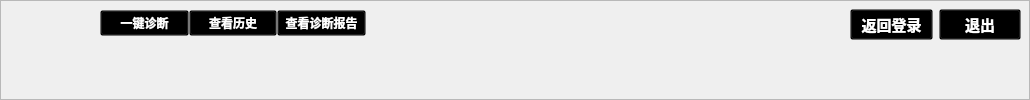
       <widget class="QFrame" name="frame">
        <property name="styleSheet">
         <string notr="true">#frame{
	border-top-left-radius:22px;
	border-top-right-radius:22px;
	background-color:rgb(38,45,75);
}</string>
        </property>
        <property name="frameShape">
         <enum>QFrame::StyledPanel</enum>
        </property>
        <property name="frameShadow">
         <enum>QFrame::Raised</enum>
        </property>
        <widget class="QLabel" name="label">
         <property name="geometry">
          <rect>
           <x>10</x>
           <y>-20</y>
           <width>81</width>
           <height>91</height>
          </rect>
         </property>
         <property name="text">
          <string/>
         </property>
         <property name="pixmap">
          <pixmap>../icons/logo.png</pixmap>
         </property>
         <property name="scaledContents">
          <bool>true</bool>
         </property>
        </widget>
        <widget class="QWidget" name="layoutWidget">
         <property name="geometry">
          <rect>
           <x>100</x>
           <y>10</y>
           <width>266</width>
           <height>26</height>
          </rect>
         </property>
         <layout class="QHBoxLayout" name="horizontalLayout" stretch="0,0,0">
          <property name="spacing">
           <number>0</number>
          </property>
          <item>
           <widget class="QPushButton" name="pushButton_2">
            <property name="styleSheet">
             <string notr="true">QPushButton{
	color:white;
	font-weight:bold;
	font-family:&quot;微软雅黑&quot;;
	background-color:transparent;
	font-size:12px;
}
QPushButton:hover {
background-color: rgba(211, 211, 211, 50%);
border-radius: 5px;
}
QPushButton:pressed {

border-width: 1px;
padding-top: 4px;
padding-left: 4px;
}</string>
            </property>
            <property name="text">
             <string>一键诊断</string>
            </property>
            <property name="icon">
             <iconset>
              <normaloff>../icons/一键诊断.png</normaloff>../icons/一键诊断.png</iconset>
            </property>
           </widget>
          </item>
          <item>
           <widget class="QPushButton" name="pushButton_3">
            <property name="styleSheet">
             <string notr="true">QPushButton{
	color:white;
	font-weight:bold;
	font-family:&quot;微软雅黑&quot;;
	background-color:transparent;
	font-size:12px;
}
QPushButton:hover {
background-color: rgba(211, 211, 211, 50%);
border-radius: 5px;
}
QPushButton:pressed {

border-width: 1px;
padding-top: 4px;
padding-left: 4px;
}</string>
            </property>
            <property name="text">
             <string>查看历史</string>
            </property>
            <property name="icon">
             <iconset>
              <normaloff>../icons/查看历史.png</normaloff>../icons/查看历史.png</iconset>
            </property>
           </widget>
          </item>
          <item>
           <widget class="QPushButton" name="pushButton">
            <property name="styleSheet">
             <string notr="true">QPushButton{
	color:white;
	font-weight:bold;
	font-family:&quot;微软雅黑&quot;;
	background-color:transparent;
	font-size:12px;
}
QPushButton:hover {
background-color: rgba(211, 211, 211, 50%);
border-radius: 5px;
}
QPushButton:pressed {

border-width: 1px;
padding-top: 4px;
padding-left: 4px;
}</string>
            </property>
            <property name="text">
             <string>查看诊断报告</string>
            </property>
            <property name="icon">
             <iconset>
              <normaloff>../icons/查看报告.png</normaloff>../icons/查看报告.png</iconset>
            </property>
           </widget>
          </item>
         </layout>
        </widget>
        <widget class="QWidget" name="layoutWidget">
         <property name="geometry">
          <rect>
           <x>850</x>
           <y>-1</y>
           <width>171</width>
           <height>51</height>
          </rect>
         </property>
         <layout class="QHBoxLayout" name="horizontalLayout_9">
          <item>
           <widget class="QPushButton" name="pushButton_7">
            <property name="styleSheet">
             <string notr="true">QPushButton{
	color:white;
	font-weight:bold;
	font-family:&quot;微软雅黑&quot;;
	background-color:transparent;
	font-size:15px;
}
QPushButton:hover {
background-color: rgba(211, 211, 211, 50%);
border-radius: 5px;
}
QPushButton:pressed {

border-width: 1px;
padding-top: 4px;
padding-left: 4px;
}</string>
            </property>
            <property name="text">
             <string>返回登录</string>
            </property>
            <property name="icon">
             <iconset>
              <normaloff>../icons/返回主页.png</normaloff>../icons/返回主页.png</iconset>
            </property>
           </widget>
          </item>
          <item>
           <widget class="QPushButton" name="pushButton_4">
            <property name="styleSheet">
             <string notr="true">QPushButton{
	color:white;
	font-weight:bold;
	font-family:&quot;微软雅黑&quot;;
	background-color:transparent;
	font-size:15px;
}
QPushButton:hover {
background-color: rgba(211, 211, 211, 50%);
border-radius: 5px;
}
QPushButton:pressed {

border-width: 1px;
padding-top: 4px;
padding-left: 4px;
}</string>
            </property>
            <property name="text">
             <string>退出</string>
            </property>
            <property name="icon">
             <iconset>
              <normaloff>../icons/按钮_关闭.png</normaloff>../icons/按钮_关闭.png</iconset>
            </property>
           </widget>
          </item>
         </layout>
        </widget>
       </widget>
